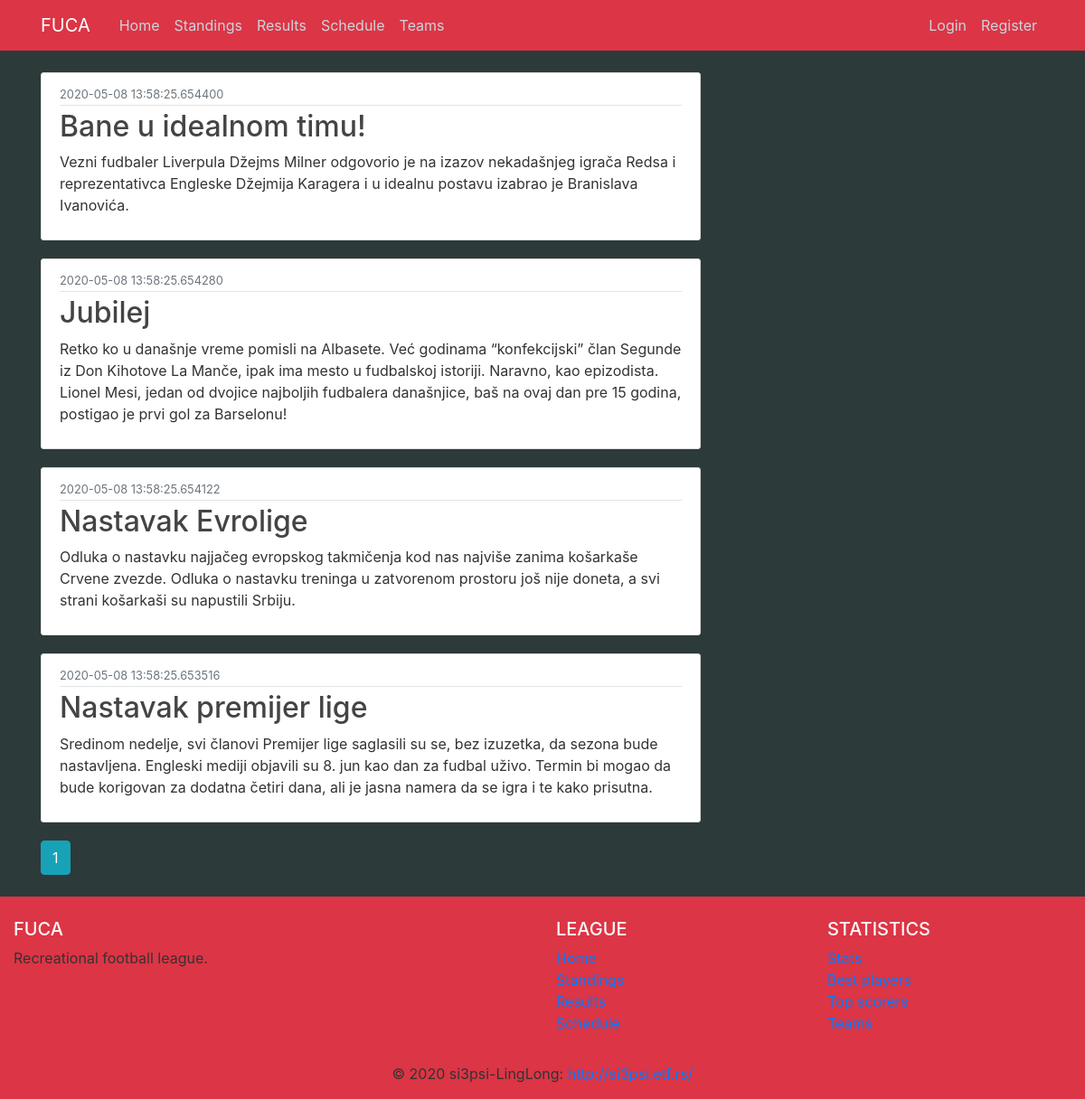
Page /home on the earlier database version.
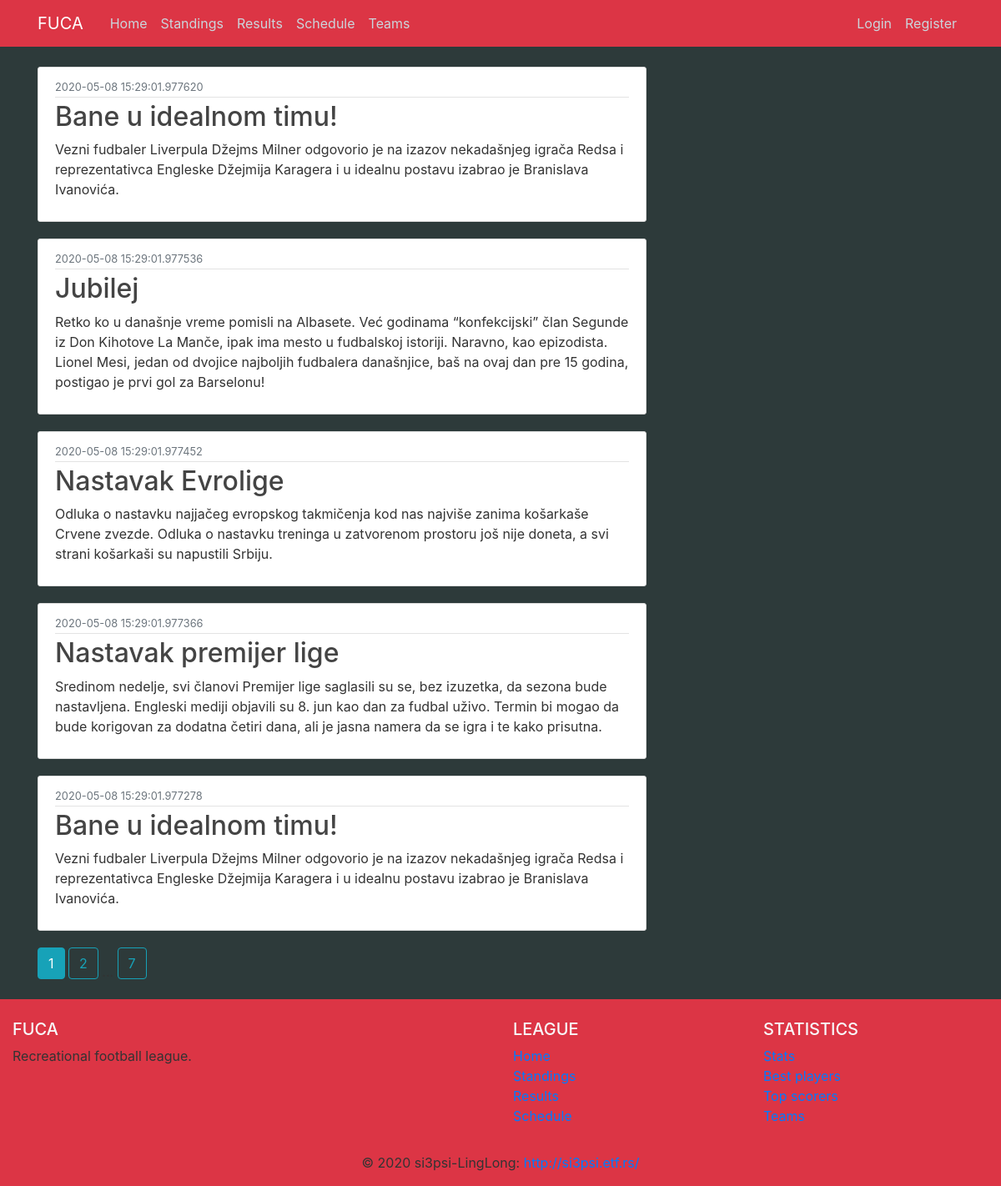
Same page on the later database version.
### fuca/models.py (models this page shows, shortened)
class News(db.Model):
    __tablename__ = 'news'
    id          = db.Column(db.Integer,     primary_key=True)
    date        = db.Column(db.DateTime,    nullable=False, default=datetime.utcnow)
    title       = db.Column(db.String(100), nullable=False)
    content     = db.Column(db.Text,        nullable=False)

### fuca/routes/home_routes.py (the view)
@app.route("/")
@app.route("/home")
def home():
    page = request.args.get('page', 1, type=int)
    news_db = News.query.order_by(News.date.desc()).paginate(page=page, per_page=5)
    return render_template('home/home.html', newslist=news_db)

### fuca/templates/home/home.html
{% extends 'home/layout.html' %}
{% block content %}
    {% for news in newslist.items %}
        <article class="media content-section">
            <div class="media-body">
            <div class="article-metadata">
                <small class="text-muted">{{ news.date }}</small>
            </div>
            <h2 class="article-title">{{ news.title }}</h2>
            <p class="article-content">{{ news.content }}</p>
            </div>
        </article>
    {% endfor %}
    {% for page_num in newslist.iter_pages(left_edge=1, right_edge=1, left_current=1, right_current=2) %}
        {% if page_num %}
            {% if newslist.page == page_num %}
                <a class="btn btn-info mb-4" href="{{ url_for('home', page=page_num) }}">{{ page_num }}</a>
            {% else %}
                <a class="btn btn-outline-info mb-4" href="{{ url_for('home', page=page_num) }}">{{ page_num }}</a>
            {% endif %}
        {% else %}
            ...
        {% endif %}
    {% endfor %}
{% endblock content %}

### fuca/templates/home/layout.html (shortened to what this page needs)
<!DOCTYPE html>
<html>
    <head>
        <link   rel="stylesheet"
                href="https://maxcdn.bootstrapcdn.com/bootstrap/4.0.0/css/bootstrap.min.css"
>
        <link rel="stylesheet" type="text/css" href="{{ url_for('static', filename='main.css') }}">
    </head>
    <body class="dark-background">
        <header class="site-header">
            <nav class="navbar navbar-expand-md navbar-dark bg-danger fixed-top">
                <div class="container">
                    <a class="navbar-brand mr-4" href="/">FUCA</a>
                    <div class="collapse navbar-collapse" id="navbarToggle">
                        <div class="navbar-nav mr-auto">
                            <a class="nav-item nav-link" href="{{ url_for('home') }}"> Home</a>
                            <a class="nav-item nav-link" href="{{ url_for('standings') }}"> Standings </a>
                            <a class="nav-item nav-link" href="{{ url_for('results') }}"> Results </a>
                            <a class="nav-item nav-link" href="{{ url_for('schedule') }}"> Schedule </a>
                            <a class="nav-item nav-link" href="{{ url_for('teams') }}"> Teams </a>
                        </div>
                        <div class="navbar-nav">
                            {% if current_user.is_authenticated and current_user.is_admin %}
                                <a class="nav-item nav-link" href="{{ url_for('admin') }}">Admin page</a>
                                <a class="nav-item nav-link" href="{{ url_for('account') }}">Admin Account</a>
                                <a class="nav-item nav-link" href="{{ url_for('logout') }}">Logout</a>
                            {% elif current_user.is_authenticated %}
                                <a class="nav-item nav-link" href="{{ url_for('account') }}">My Account</a>
                                <a class="nav-item nav-link" href="{{ url_for('logout') }}">Logout</a>
                            {% else %}
                                <a class="nav-item nav-link" href="{{ url_for('login') }}">Login</a>
                                <a class="nav-item nav-link" href="{{ url_for('register') }}">Register</a>
                            {% endif %}
                        </div>
                    </div>
                </div>
            </nav>
        </header>
        <main role="main" class="container">
            <div class="row">
                <div class="col-md-8">
                    {% block content %}{% endblock %}
                </div>
            </div>
        </main>
        <footer class="page-footer font-small blue pt-4 bg-danger">
            <div class="container-fluid text-center text-md-left">
                <div class="row">
                    <div class="col-md-6 mt-md-0 mt-3">
                        <h5 class="text-uppercase text-light">FUCA</h5>
                        <p>Recreational football league.</p>
                    </div>
                    <div class="col-md-3 mb-md-0 mb-3">
                        <h5 class="text-uppercase text-light">League</h5>
                        <ul class="list-unstyled">
                            <li>
                                <a href="#!">Home</a>
                            </li>
                            <li>
                                <a href="#!">Standings</a>
                            </li>
                            <li>
                                <a href="#!">Results</a>
                            </li>
                            <li>
                                <a href="#!">Schedule</a>
                            </li>
                        </ul>
                    </div>
                    <div class="col-md-3 mb-md-0 mb-3">
                        <h5 class="text-uppercase text-light">Statistics</h5>
                        <ul class="list-unstyled">
                            <li>
                                <a href="#!">Stats</a>
                            </li>
                            <li>
                                <a href="#!">Best players</a>
                            </li>
                            <li>
                                <a href="#!">Top scorers</a>
                            </li>
                            <li>
                                <a href="#!">Teams</a>
                            </li>
                        </ul>
                    </div>
                </div>
            </div>
            <div class="footer-copyright text-center py-3">© 2020 si3psi-LingLong:
                <a href="http://si3psi.etf.rs/"> http://si3psi.etf.rs/ </a>
            </div>
        </footer>
    </body>
</html>

### fuca/static/main.css (style rules this page uses)
body { background: #fafafa; color: #333333; margin-top: 5rem; }
h1, h2, h3, h4, h5, h6 { color: #444444; }
.dark-background { background-color:#2D3A3A; }
.site-header .navbar-nav .nav-link { color: #cbd5db; }
.content-section { background: #ffffff; padding: 10px 20px; border: 1px solid #dddddd; border-radius: 3px; margin-bottom: 20px; }
.article-title { color: #444444; }
.article-content { white-space: pre-line; }
.article-metadata { padding-bottom: 1px; margin-bottom: 4px; border-bottom: 1px solid #e3e3e3 }

Differences in the rows shown:
no longer on this page (row edited): News: date "2020-05-08 13:58:25.654400", title "Bane u idealnom timu!", content "Vezni fudbaler Liverpula Džejms Milner odgovorio je na izazov nekadašnjeg igrača Redsa i reprezentativca Engleske Džejmija Karagera i u idealnu postavu izabrao je Branislava Ivanovića."
no longer on this page (row edited): News: date "2020-05-08 13:58:25.654280", title "Jubilej", content "Retko ko u današnje vreme pomisli na Albasete. Već godinama “konfekcijski” član Segunde iz Don Kihotove La Manče, ipak ima mesto u fudbalskoj istoriji. Naravno, kao epizodista. Lionel Mesi, jedan od dvojice najboljih fudbalera današnjice, baš na ovaj dan pre 15 godina, postigao je prvi gol za Barselonu!"
no longer on this page (row edited): News: date "2020-05-08 13:58:25.654122", title "Nastavak Evrolige", content "Odluka o nastavku najjačeg evropskog takmičenja kod nas najviše zanima košarkaše Crvene zvezde. Odluka o nastavku treninga u zatvorenom prostoru još nije doneta, a svi strani košarkaši su napustili Srbiju."
no longer on this page (row edited): News: date "2020-05-08 13:58:25.653516", title "Nastavak premijer lige", content "Sredinom nedelje, svi članovi Premijer lige saglasili su se, bez izuzetka, da sezona bude nastavljena. Engleski mediji objavili su 8. jun kao dan za fudbal uživo. Termin bi mogao da bude korigovan za dodatna četiri dana, ali je jasna namera da se igra i te kako prisutna."
added News: date "2020-05-08 15:29:01.977620", title "Bane u idealnom timu!", content "Vezni fudbaler Liverpula Džejms Milner odgovorio je na izazov nekadašnjeg igrača Redsa i reprezentativca Engleske Džejmija Karagera i u idealnu postavu izabrao je Branislava Ivanovića."
added News: date "2020-05-08 15:29:01.977536", title "Jubilej", content "Retko ko u današnje vreme pomisli na Albasete. Već godinama “konfekcijski” član Segunde iz Don Kihotove La Manče, ipak ima mesto u fudbalskoj istoriji. Naravno, kao epizodista. Lionel Mesi, jedan od dvojice najboljih fudbalera današnjice, baš na ovaj dan pre 15 godina, postigao je prvi gol za Barselonu!"
added News: date "2020-05-08 15:29:01.977452", title "Nastavak Evrolige", content "Odluka o nastavku najjačeg evropskog takmičenja kod nas najviše zanima košarkaše Crvene zvezde. Odluka o nastavku treninga u zatvorenom prostoru još nije doneta, a svi strani košarkaši su napustili Srbiju."
added News: date "2020-05-08 15:29:01.977366", title "Nastavak premijer lige", content "Sredinom nedelje, svi članovi Premijer lige saglasili su se, bez izuzetka, da sezona bude nastavljena. Engleski mediji objavili su 8. jun kao dan za fudbal uživo. Termin bi mogao da bude korigovan za dodatna četiri dana, ali je jasna namera da se igra i te kako prisutna."
added News: date "2020-05-08 15:29:01.977278", title "Bane u idealnom timu!", content "Vezni fudbaler Liverpula Džejms Milner odgovorio je na izazov nekadašnjeg igrača Redsa i reprezentativca Engleske Džejmija Karagera i u idealnu postavu izabrao je Branislava Ivanovića."
Other differences:
new list line: "2"
new list line: "7"
